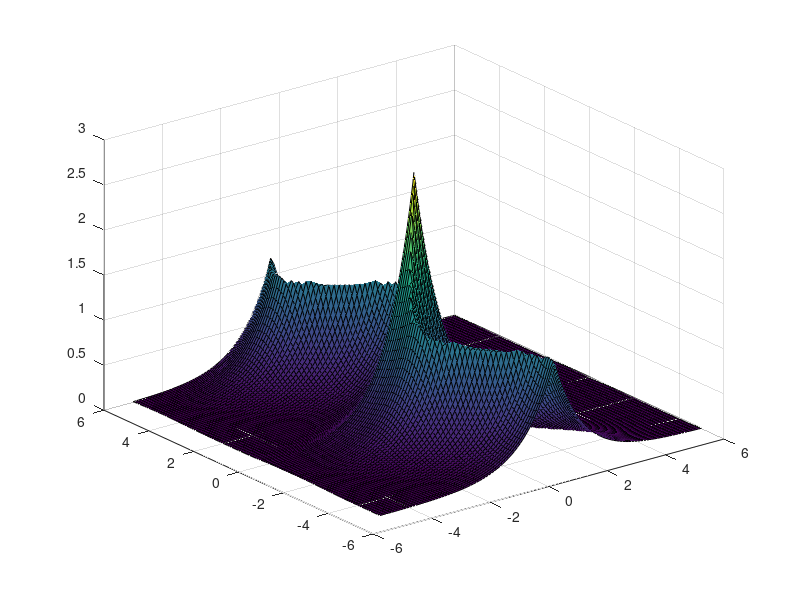
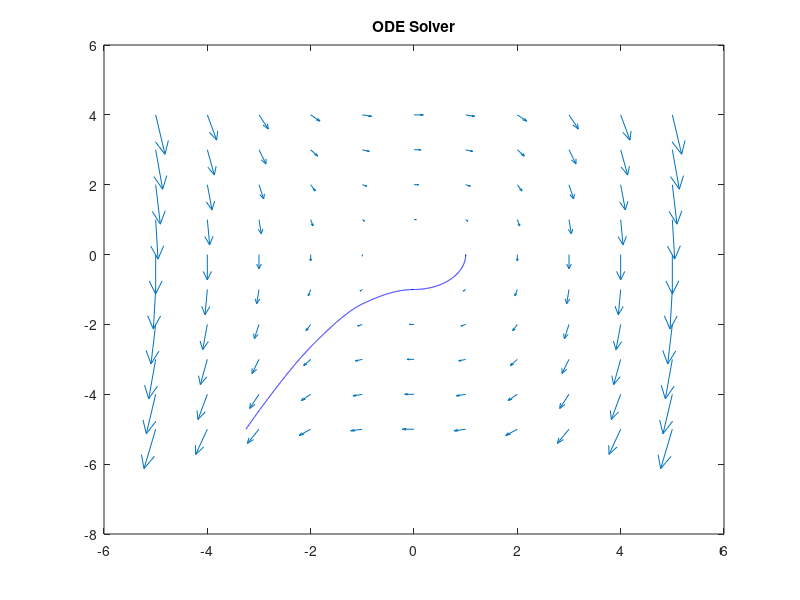

MATLAB code for these plots, in order: (Note: this script raises an error after producing the figures.)
%% Lab 3
%% 3.1a

x=-5:0.1:6;

y=-5:0.1:6;
[X,Y]=ndgrid(x,y);
F=exp(-abs(X-sin(Y))).*(1+1/5*cos(X./2)).*(1+4./(3+10.*Y.*Y));

surf(X,Y,F);

%% 3.1b

x=-10:1:10;
y=-10:1:10;
[X,Y]=meshgrid(x,y);

vx=0.2.*X.*X+0.5.*Y.*Y+20;
vy=-0.1.*Y.^3+0.5.*X.*X-10;


figure
quiver(X,Y,vx,vy);
axis equal
title('Wind Data')
starty = -10:10;
startx = -10*ones(size(starty));

streamline(X,Y,vx,vy,startx,starty)

%% 3.2
g=9.8;
x=0:10;
v=0:10;
[X,V]=meshgrid(x,v);
dxdt=V
dvdt=-g*ones(size(V));
startx=-10:10
starty=10*ones(size(startx));

quiver(X,V,dxdt,dvdt)
streamline(X,V,dxdt,dvdt,startx,starty,[0.001,1e5])
title('1D Projectile');
%% 3.3
x=-5:5;
v=-5:5;
[X,V]=meshgrid(x,v);
dxdt=V;
dvdt=-X;
startx=-6:6;
starty=zeros(size(startx));

quiver(X,V,dxdt,dvdt,1)
streamline(X,V,dxdt,dvdt,startx,starty,[0.001,1e5])
title('SHO motion');

%% 3.4
theta=-pi:pi;
omega=-pi:pi;
[Theta,Omega]=meshgrid(theta,omega);
dthetadt=Omega;
domegadt=-sin(Theta);
startT=-2:0.1:2;
startO=-2:0.1:2;

quiver(Theta,Omega,dthetadt,domegadt)
streamline(Theta, Omega, dthetadt, domegadt, startT, startO,[0.001,1e5])
title('Rigid Pendulum');
%% 3.5
n=5;
y=-n:n;
dydt=-n:n-1;
[Y,Dydt]=meshgrid(y,dydt);
dy2dt2=-Y.^2;
starty=ones([1 5]);
startd=zeros(size(starty));

quiver(Y,Dydt,Dydt,dy2dt2)
streamline(Y,Dydt,Dydt,dy2dt2,1,0,[0.001,1e5])
title('ODE Solver')
%% 3.6a
%[EulersNum,Error]=EulerSum(1000)
EulersNum=zeros([1 1000]);
ErrX=zeros([1 1000]);
for x=1:1000
    [tmp1,tmp2]=EulerSum(x);
    EulersNum(x)=tmp1;
    ErrX(x)=tmp2;
end
x=1:1000
loglog(x,ErrX)
title('EulerSum.m loglog')
%% 3.6b
N=200;
A=[];
B=[];
f= @(n,x) 4/(n*pi)*sin(n*pi*x);

for x=-5:0.001:5
    for n=1:2:N
        A(end+1)=f(n,x);
    end
    B(end+1)=sum(A);
    A=[];
end

x=-5:0.001:5;
plot(x,B)
    